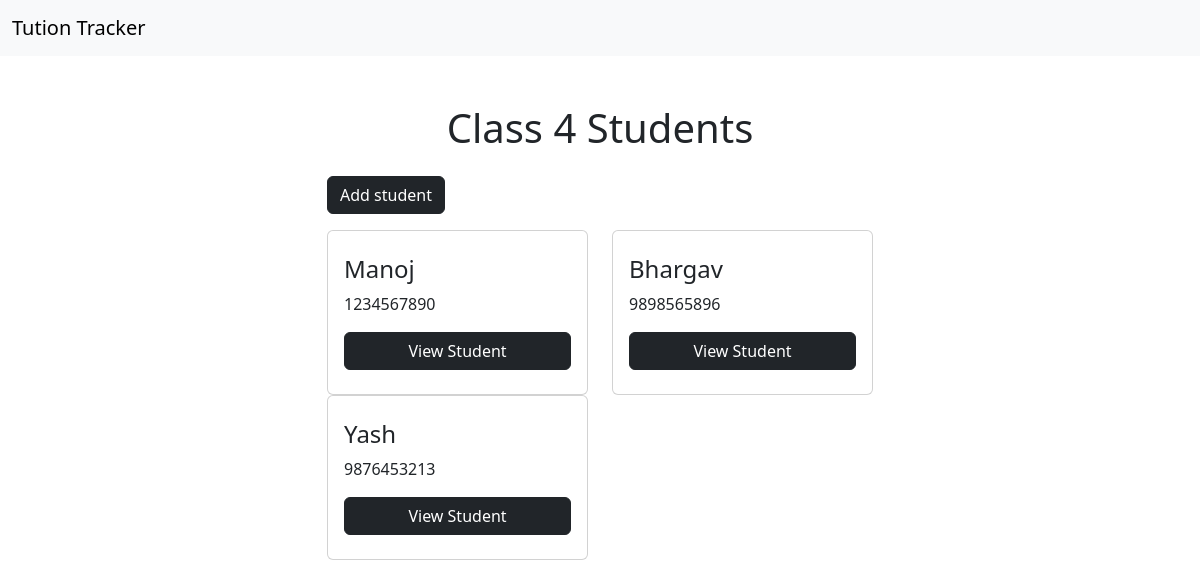
The app's page /class/20/students (signed in) with its own data.
### main/models.py (models this page shows, shortened)
class Class(models.Model):
    name = models.CharField("Student Class", max_length=20, unique=True)
    class Meta:
        verbose_name_plural = 'Classes'

class Student(models.Model):
    name = models.CharField("Student's Name", max_length=255)
    class_name = models.ForeignKey(Class, on_delete=models.CASCADE)
    joining_date  = models.DateField("Date of Joining")
    contact_no = models.CharField("Parent's Contact No",max_length=10)
    school = models.ForeignKey(School,on_delete=models.CASCADE)

### main/views.py (the view, shortened to what this page needs)
# urls.py: path('class/<int:class_id>/students', views.students, name = 'students'),
@login_required
def students(request, class_id):
    students = Student.objects.filter(class_name__id = class_id)
    _class = Class.objects.get(id = class_id)
    context = {
        "students" : students,
        "class": _class,
        "schools":School.objects.all()
    }
    return render(request,'main/students.html',context)

### main/templates/main/students.html (shortened to what this page needs)
{% extends 'base.html' %}
{% block content %}
<div class="container">
    <div class="row mt-5">
        <div class="col-md-3"></div>
        <div class="col-md-6">
            <h1 class="text-center">{{ class.name }} Students</h1>
            <button type="button" class="btn btn-dark my-3" data-bs-toggle="modal" data-bs-target="#addStudent">
                Add student
            </button>
            <div class="row row-cols-2">
                {% for student in students %}
                <div class="col">
                    <div class="card">
                        <div class="card-body">
                            <p class="h4 my-2">{{ student.name }}</p>
                            <p>{{ student.contact_no }}</p>
                            <a class="btn btn-dark w-100 mb-2" href="{% url 'student_detail' student.id %}">View
                                Student</a>
                        </div>
                    </div>
                </div>
                {% empty %}
                <div class="alert alert-warning">
                    No students...
                </div>
                {% endfor %}
            </div>
        </div>
        <div class="col-md-3"></div>
    </div>
</div>
{% endblock content %}

### records on screen
Class: name "Class 4"
Student: name "Manoj", contact_no "1234567890"
Student: name "Bhargav", contact_no "9898565896"
Student: name "Yash", contact_no "9876453213"
